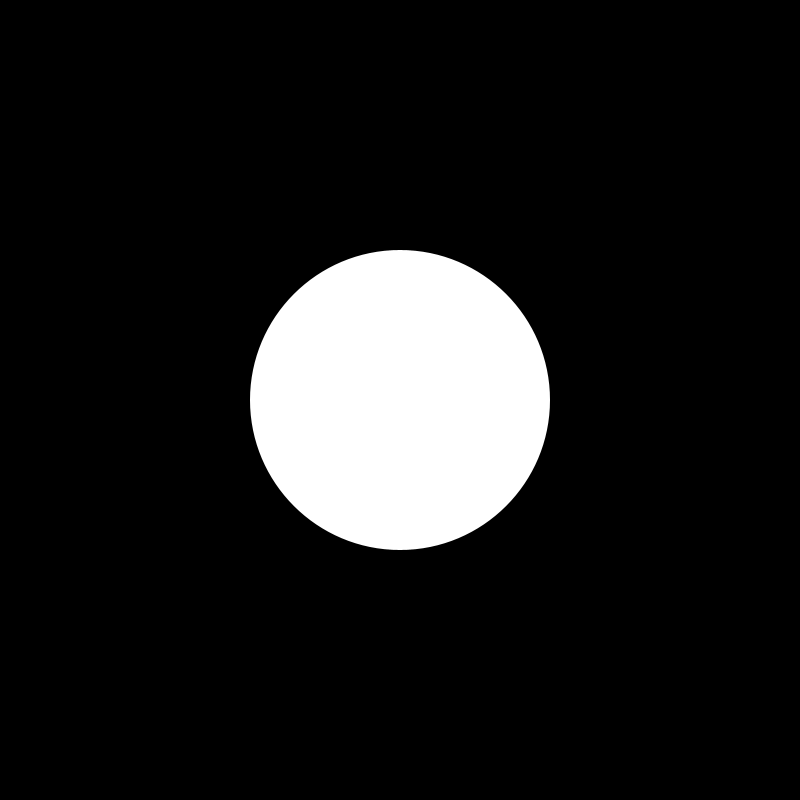
Frame 1 (no input)
Frame 60 (the mouse pressed at the canvas centre just before this capture): identical to frame 1, image omitted
Frame 120 (the mouse held since frame 60 and released just before this capture): identical to frame 1, image omitted

The Processing sketch that drew this single still picture (run headless with seeded random() and noise(); from frame 60 on, the mouse is pressed at the canvas centre):

// Processing sketch: translate
// ── translate.pde
float x, y;

void setup() {
  size(800, 800);

  x= width/2;
  y=height/2;
}

void draw() {
  background(0);
  translate(x, y);
  noStroke();

  ellipse(0, 0, 300, 300);
}
